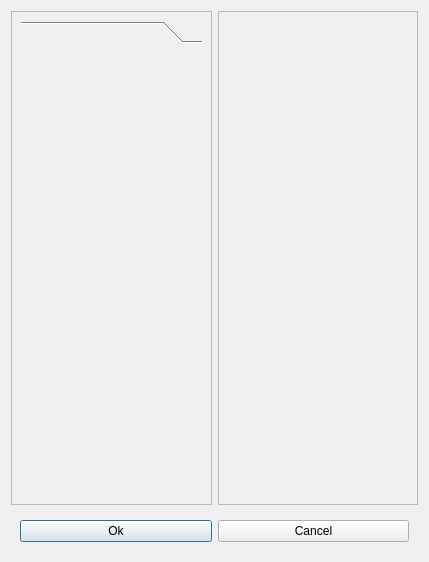
<?xml version="1.0" encoding="UTF-8"?>
<ui version="4.0">
 <class>FilterDialog</class>
 <widget class="QDialog" name="FilterDialog">
  <property name="geometry">
   <rect>
    <x>0</x>
    <y>0</y>
    <width>429</width>
    <height>562</height>
   </rect>
  </property>
  <property name="windowTitle">
   <string>Dialog</string>
  </property>
  <layout class="QGridLayout" name="gridLayout">
   <item row="0" column="0">
    <widget class="QScrollArea" name="listScrollArea">
     <property name="widgetResizable">
      <bool>true</bool>
     </property>
     <widget class="QWidget" name="listAreaContents">
      <property name="geometry">
       <rect>
        <x>0</x>
        <y>0</y>
        <width>287</width>
        <height>495</height>
       </rect>
      </property>
      <layout class="QVBoxLayout" name="verticalLayout_3">
       <item>
        <widget class="QToolBox" name="listArea">
         <property name="styleSheet">
          <string notr="true">border: 0px 0px 100px 0px; </string>
         </property>
         <widget class="QWidget" name="page">
          <property name="geometry">
           <rect>
            <x>0</x>
            <y>0</y>
            <width>269</width>
            <height>450</height>
           </rect>
          </property>
          <attribute name="label">
           <string/>
          </attribute>
         </widget>
        </widget>
       </item>
      </layout>
     </widget>
    </widget>
   </item>
   <item row="0" column="1">
    <widget class="QScrollArea" name="checkboxScrollArea">
     <property name="widgetResizable">
      <bool>true</bool>
     </property>
     <widget class="QWidget" name="checkboxAreaContents">
      <property name="geometry">
       <rect>
        <x>0</x>
        <y>0</y>
        <width>114</width>
        <height>495</height>
       </rect>
      </property>
      <layout class="QVBoxLayout" name="verticalLayout_4">
       <item>
        <layout class="QVBoxLayout" name="checkboxArea"/>
       </item>
      </layout>
     </widget>
    </widget>
   </item>
   <item row="1" column="0" colspan="2">
    <widget class="QWidget" name="widget" native="true">
     <layout class="QHBoxLayout" name="horizontalLayout_4" stretch="0,0">
      <item>
       <widget class="QPushButton" name="buttonOk">
        <property name="text">
         <string>Ok</string>
        </property>
       </widget>
      </item>
      <item>
       <widget class="QPushButton" name="buttonCancel">
        <property name="text">
         <string>Cancel</string>
        </property>
       </widget>
      </item>
     </layout>
    </widget>
   </item>
  </layout>
 </widget>
 <resources/>
 <connections/>
</ui>
